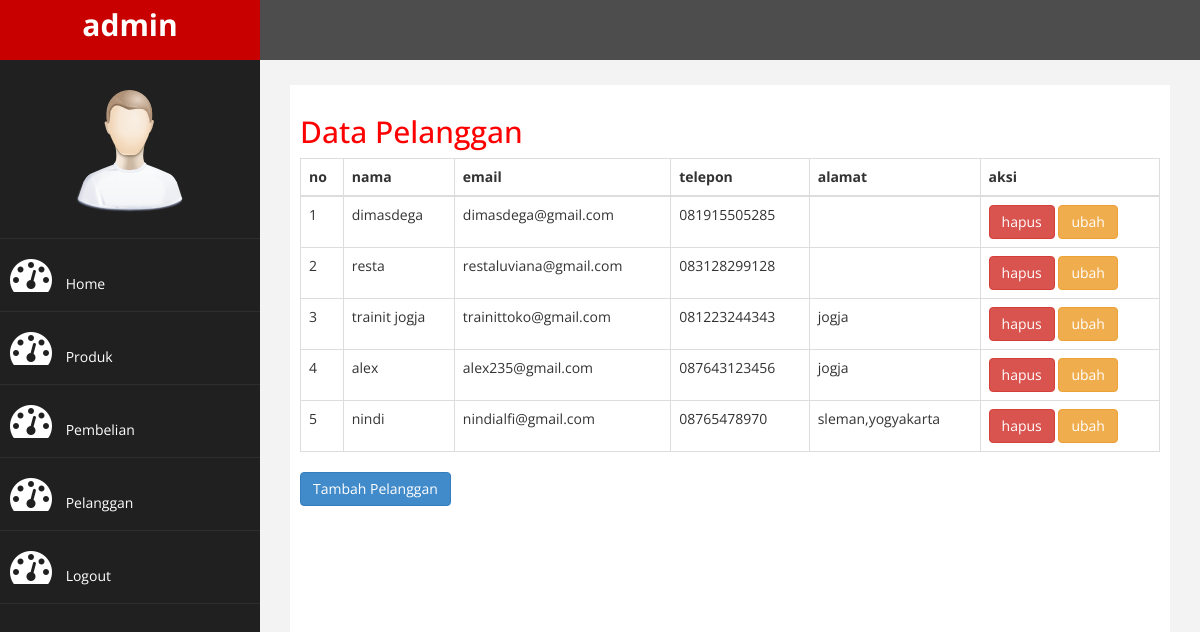
/trainittoko/admin/index.php?halaman=pelanggan (signed in), run on the app's committed database.
### tables this page shows
CREATE TABLE `pelanggan` (
  `id_pelanggan` int(11) NOT NULL,
  `email_pelanggan` varchar(100) NOT NULL,
  `password_pelanggan` varchar(50) NOT NULL,
  `nama_pelanggan` varchar(100) NOT NULL,
  `telepon_pelanggan` varchar(25) NOT NULL,
  `alamat_pelanggan` text NOT NULL
);

### trainittoko/admin/pelanggan.php (the view)
<h2>Data Pelanggan</h2>
<table class="table table-bordered">
	<thead>
		<tr>
			<th>no</th>
			<th>nama</th>
			<th>email</th>
			<th>telepon</th>
			<th>alamat</th>
			<th>aksi</th>
		</tr>
	</thead>
	<tbody>
		<?php $nomor=1; ?>
		<?php $ambil=$koneksi->query("SELECT * FROM pelanggan"); ?>
		<?php while($pecah = $ambil->fetch_assoc()){ ?>
		<tr>
			<td><?php echo $nomor; ?></td>
			<td><?php echo $pecah['nama_pelanggan']; ?></td>
			<td><?php echo $pecah['email_pelanggan']; ?></td>
			<td><?php echo $pecah['telepon_pelanggan']; ?></td>
			<td><?php echo $pecah['alamat_pelanggan'] ?></td>
			<td>
				<a href="index.php?halaman=hapuspelanggan&id=<?php echo $pecah['id_pelanggan']; ?>" class="btn-danger btn">hapus</a>
				<a href="index.php?halaman=ubahpelanggan&id=<?php echo $pecah['id_pelanggan']; ?>" class="btn btn-warning">ubah</a>
			</td>
		</tr>
		<?php $nomor++; ?>
	<?php } ?>
	</tbody>
</table>
<a href="index.php?halaman=tambahpelanggan" class="btn btn-primary">Tambah Pelanggan</a>

### trainittoko/admin/assets/css/custom.css (style rules this page uses)
body { font-family: 'Open Sans', sans-serif; }
h2 { color: #f00; }

### data on the page
pelanggan: nama_pelanggan "dimasdega", email_pelanggan "dimasdega@gmail.com", telepon_pelanggan "081915505285"
pelanggan: nama_pelanggan "resta", email_pelanggan "restaluviana@gmail.com", telepon_pelanggan "083128299128"
pelanggan: nama_pelanggan "trainit jogja", email_pelanggan "trainittoko@gmail.com", telepon_pelanggan "081223244343", alamat_pelanggan "jogja"
pelanggan: nama_pelanggan "alex", email_pelanggan "alex235@gmail.com", telepon_pelanggan "087643123456", alamat_pelanggan "jogja"
pelanggan: nama_pelanggan "nindi", email_pelanggan "nindialfi@gmail.com", telepon_pelanggan "08765478970", alamat_pelanggan "sleman,yogyakarta"
